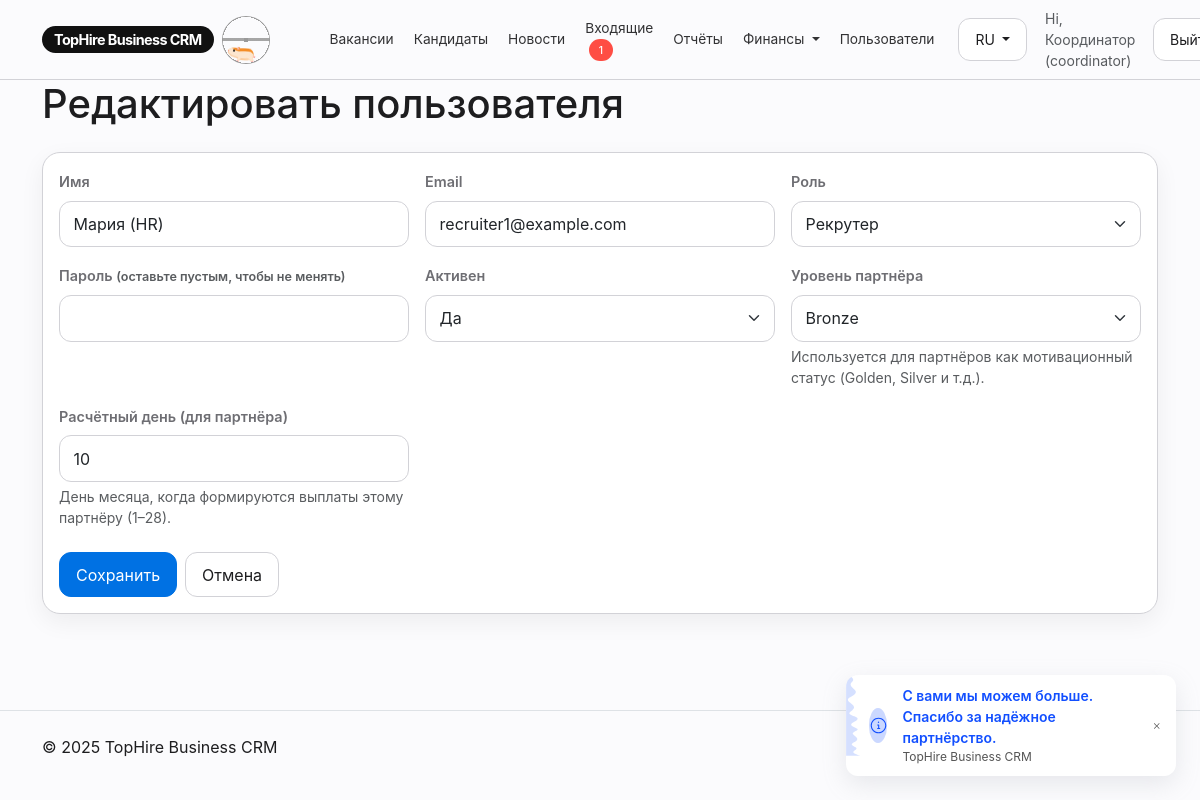
Page /admin/users/2/edit (signed in) on the committed database.
### models.py (models this page shows)
class Base(DeclarativeBase):
    pass

class User(Base):
    __tablename__ = "users"
    id: Mapped[int] = mapped_column(primary_key=True)
    name: Mapped[str] = mapped_column(String(180))
    email: Mapped[str] = mapped_column(String(255), unique=True, index=True)
    password_hash: Mapped[str] = mapped_column(String(255))
    role: Mapped[str] = mapped_column(String(32))  # coordinator|recruiter|partner
    is_active: Mapped[bool] = mapped_column(Boolean, default=True)
    note: Mapped[str] = mapped_column(Text, default="")
    is_blocked: Mapped[bool] = mapped_column(Boolean, default=False)
    bank_account: Mapped[str] = mapped_column(String(255), default="")
    bank_name: Mapped[str] = mapped_column(String(255), default="")
    company_name: Mapped[str] = mapped_column(String(255), default="")
    tax_id: Mapped[str] = mapped_column(String(100), default="")
    address: Mapped[str] = mapped_column(Text, default="")
    payout_note: Mapped[str] = mapped_column(Text, default="")
    settlement_day: Mapped[int] = mapped_column(Integer, default=10)
    created_at: Mapped[datetime] = mapped_column(DateTime, default=datetime.utcnow)

### app.py (the view, shortened to what this page needs)
@app.route("/admin/users/<int:user_id>/edit", methods=["GET","POST"])
@login_required
@roles_required("coordinator")
def admin_user_edit(user_id):
    user = db.session.get(User, user_id)
    if not user:
        abort(404)
    roles = [
        ("coordinator", "Координатор"),
        ("recruiter", "Рекрутер"),
        ("partner", "Партнёр"),
        ("finance", "Бухгалтер"),
    ]
    return render_template("admin/user_form.html", user=user, roles=roles)

### app.py (called while the page is built)
@app.context_processor
def inject_brand():
    lang = session.get("lang", "ru")
    return {"BRAND": BRAND, "current_lang": lang}

@app.before_request
def load_user():
    g.user = None
    uid = session.get("uid")
    if uid:
        g.user = db.session.get(User, uid)
    g.inbox_count = 0
    g.news_unread_count = 0
    if g.user and g.user.role in ("recruiter","coordinator"):
        g.inbox_count = db.session.query(func.count(Candidate.id)).filter(Candidate.status=="Подан").scalar() or 0
    if g.user:
        g.news_unread_count = (
            db.session.query(func.count(News.id))
            .outerjoin(NewsRead, (NewsRead.news_id == News.id) & (NewsRead.user_id == g.user.id))
            .filter(News.is_published == True, NewsRead.id.is_(None))
            .scalar()
            or 0
        )

def login_required(f):
    from functools import wraps
    @wraps(f)
    def wrapper(*a, **kw):
        if not g.user:
            return redirect(url_for("login"))
        return f(*a, **kw)
    return wrapper

def roles_required(*roles):
    from functools import wraps
    def deco(f):
        @wraps(f)
        def wrapper(*a, **kw):
            if not g.user or g.user.role not in roles:
                abort(403)
            return f(*a, **kw)
        return wrapper
    return deco

### templates/admin/user_form.html (shortened to what this page needs)
{% extends "layout.html" %}
{% block content %}
<h1 class="mb-4">
  {% if user %}Редактировать пользователя{% else %}Создать пользователя{% endif %}
</h1>
<div class="card p-3">
  <form method="post">
    <div class="row g-3">
      <div class="col-md-4">
        <label class="form-label">Имя</label>
        <input type="text" name="name" class="form-control" value="{{ user.name if user else '' }}">
      </div>
      <div class="col-md-4">
        <label class="form-label">Email</label>
        <input type="email" name="email" class="form-control" value="{{ user.email if user else '' }}" required>
      </div>
      <div class="col-md-4">
        <label class="form-label">Роль</label>
        <select name="role" class="form-select">
          {% for value, label in roles %}
            <option value="{{ value }}" {% if user and user.role == value %}selected{% endif %}>{{ label }}</option>
          {% endfor %}
        </select>
      </div>
      <div class="col-md-4">
        <label class="form-label">
          Пароль
          {% if user %}<span class="text-muted small">(оставьте пустым, чтобы не менять)</span>{% endif %}
        </label>
        <input type="password" name="password" class="form-control" autocomplete="new-password" {% if not user %}required{% endif %}>
      </div>
      <div class="col-md-4">
        <label class="form-label">Активен</label>
        <select name="is_active" class="form-select">
          <option value="1" {% if not user or user.is_active %}selected{% endif %}>Да</option>
        </select>
      </div>
      <div class="col-md-4">
        <label class="form-label">Уровень партнёра</label>
        <select name="partner_tier" class="form-select">
          {% set tiers = ['Bronze','Silver','Gold','Platinum','Diamond'] %}
          {% set current_tier = user.note if user and user.note in tiers else 'Bronze' %}
          {% for t in tiers %}
            <option value="{{ t }}" {% if current_tier == t %}selected{% endif %}>{{ t }}</option>
          {% endfor %}
        </select>
        <div class="form-text">Используется для партнёров как мотивационный статус (Golden, Silver и т.д.).</div>
      </div>
      <div class="col-md-4">
        <label class="form-label">Расчётный день (для партнёра)</label>
        <input type="number" name="settlement_day" min="1" max="28"
               class="form-control"
               value="{% if user and user.settlement_day %}{{ user.settlement_day }}{% else %}10{% endif %}">
        <div class="form-text">День месяца, когда формируются выплаты этому партнёру (1–28).</div>
      </div>
    </div>
    <div class="mt-4 d-flex gap-2">
      <button type="submit" class="btn btn-primary">
        {% if user %}Сохранить{% else %}Создать{% endif %}
      </button>
      <a href="{{ url_for('admin_users') }}" class="btn btn-outline-secondary">Отмена</a>
    </div>
  </form>
</div>
{% endblock %}

### templates/layout.html (shortened to what this page needs)
<!doctype html>
<html lang="{{ current_lang or 'ru' }}">
<head>
  <link href="https://cdn.jsdelivr.net/npm/bootstrap@5.3.3/dist/css/bootstrap.min.css" rel="stylesheet">
  <link href="{{ url_for('static', filename='css/tophire.css') }}" rel="stylesheet">
</head>
<body>
<nav class="navbar navbar-expand-lg py-2">
  <div class="container">
    <a class="navbar-brand brand d-flex align-items-center gap-2" href="{{ url_for('index') }}">
      <span class="brand-mark">{{ BRAND }}</span>
      <span class="brand-hamster d-none d-sm-inline-flex">
        <div aria-label="Orange and tan hamster running in a metal wheel"
             role="img"
             class="wheel-and-hamster">
          <div class="wheel"></div>
          <div class="hamster">
            <div class="hamster__body">
              <div class="hamster__head">
                <div class="hamster__ear"></div>
                <div class="hamster__eye"></div>
              </div>
              <div class="hamster__limb hamster__limb--fr"></div>
              <div class="hamster__limb hamster__limb--fl"></div>
              <div class="hamster__limb hamster__limb--br"></div>
              <div class="hamster__limb hamster__limb--bl"></div>
              <div class="hamster__tail"></div>
            </div>
          </div>
          <div class="spoke"></div>
        </div>
      </span>
    </a>
    {% if g.user %}
    <div class="collapse navbar-collapse" id="nav">
      <ul class="navbar-nav nav-main ms-4 me-auto align-items-lg-center gap-lg-1">
        <li class="nav-item">
          <a class="nav-link" href="{{ url_for('jobs') }}">
            {{ "Вакансії" if current_lang=="uk" else "Вакансии" }}
          </a>
        </li>
        <li class="nav-item">
          <a class="nav-link" href="{{ url_for('candidates') }}">
            {{ "Кандидати" if current_lang=="uk" else "Кандидаты" }}
          </a>
        </li>
        <li class="nav-item">
          <a class="nav-link nav-link-with-badge" href="{{ url_for('news_list') }}">
            <span class="nav-link-label">{{ "Новини" if current_lang=="uk" else "Новости" }}</span>
          </a>
        </li>
        {% if g.user.role in ['recruiter','coordinator'] %}
        <li class="nav-item">
          <a class="nav-link" href="{{ url_for('inbox') }}">
            {{ "Вхідні" if current_lang=="uk" else "Входящие" }}
            {% if g.inbox_count %}
              <span class="badge text-bg-danger ms-1">{{ g.inbox_count }}</span>
            {% endif %}
          </a>
        </li>
        <li class="nav-item">
          <a class="nav-link" href="{{ url_for('reports') }}">
            {{ "Звіти" if current_lang=="uk" else "Отчёты" }}
          </a>
        </li>
        {% endif %}
        {% if g.user.role in ['finance','coordinator'] %}
        <li class="nav-item dropdown">
          <a class="nav-link dropdown-toggle" href="#" id="navFinance" role="button" data-bs-toggle="dropdown" aria-expanded="false">
            {{ "Фінанси" if current_lang=="uk" else "Финансы" }}
          </a>
        </li>
        {% endif %}
        {% if g.user.role == 'coordinator' %}
        <li class="nav-item">
          <a class="nav-link" href="{{ url_for('admin_users') }}">
            {{ "Користувачі" if current_lang=="uk" else "Пользователи" }}
          </a>
        </li>
        {% endif %}
      </ul>
      <div class="navbar-utilities ms-lg-3 mt-3 mt-lg-0 w-100 w-lg-auto justify-content-between justify-content-lg-end">
        <div class="dropdown me-2">
          <button class="btn btn-sm btn-outline-secondary dropdown-toggle" type="button" data-bs-toggle="dropdown">
            {{ "UA" if current_lang=="uk" else "RU" }}
          </button>
        </div>
        <div class="navbar-user d-flex align-items-center gap-2 text-muted small flex-grow-1 flex-lg-grow-0">
          <span>
            {{ "Привіт" if current_lang=="uk" else "Hi" }}, {{ g.user.name }} ({{ g.user.role }})
          </span>
        </div>
        <a class="btn btn-sm btn-outline-secondary ms-lg-2" href="{{ url_for('logout') }}">
          {{ "Вийти" if current_lang=="uk" else "Выйти" }}
        </a>
      </div>
    </div>
    {% endif %}
  </div>
</nav>
<main class="container pb-5">
  {% block content %}{% endblock %}
</main>
{% if g.user %}
<div class="bottom-toast toast-hidden" id="appreciationToast">
  <div class="toast-card">
    <div class="toast-icon-container">
    </div>
    <div class="toast-message-text-container">
      <p class="toast-message-text" id="toastMessageMain">
      </p>
      <p class="toast-sub-text">{{ BRAND }}</p>
    </div>
  </div>
</div>
{% endif %}
<footer class="py-4 mt-5 border-top">
  <div class="container d-flex justify-content-between">
    <span>© {{ 2025 }} {{ BRAND }}</span>
    <span class="small-note">{{ "Стримана, зрозуміла CRM для рекрутингу" if current_lang=="uk" else "Сдержанная, понятная CRM для рекрутинга" }}</span>
  </div>
</footer>
</body></html>

### rows in the picture
User: user.name "Координатор", user.role "coordinator"
User: name "Мария (HR)", email "recruiter1@example.com", role "Рекрутер", is_active "Да", settlement_day "10"

### other values in the picture
{{ BRAND }} "TopHire Business CRM"
{{ "Вакансії" if current_lang=="uk" else "Вакансии" }} "Вакансии"
{{ "Кандидати" if current_lang=="uk" else "Кандидаты" }} "Кандидаты"
{{ "Новини" if current_lang=="uk" else "Новости" }} "Новости"
{{ "Вхідні" if current_lang=="uk" else "Входящие" }} "Входящие"
{{ g.inbox_count }} "1"
{{ "Звіти" if current_lang=="uk" else "Отчёты" }} "Отчёты"
{{ "Фінанси" if current_lang=="uk" else "Финансы" }} "Финансы"
{{ "Користувачі" if current_lang=="uk" else "Пользователи" }} "Пользователи"
{{ "UA" if current_lang=="uk" else "RU" }} "RU"
{{ "Привіт" if current_lang=="uk" else "Hi" }} "Hi"
{{ 2025 }} "2025"
form field partner_tier "Bronze"
